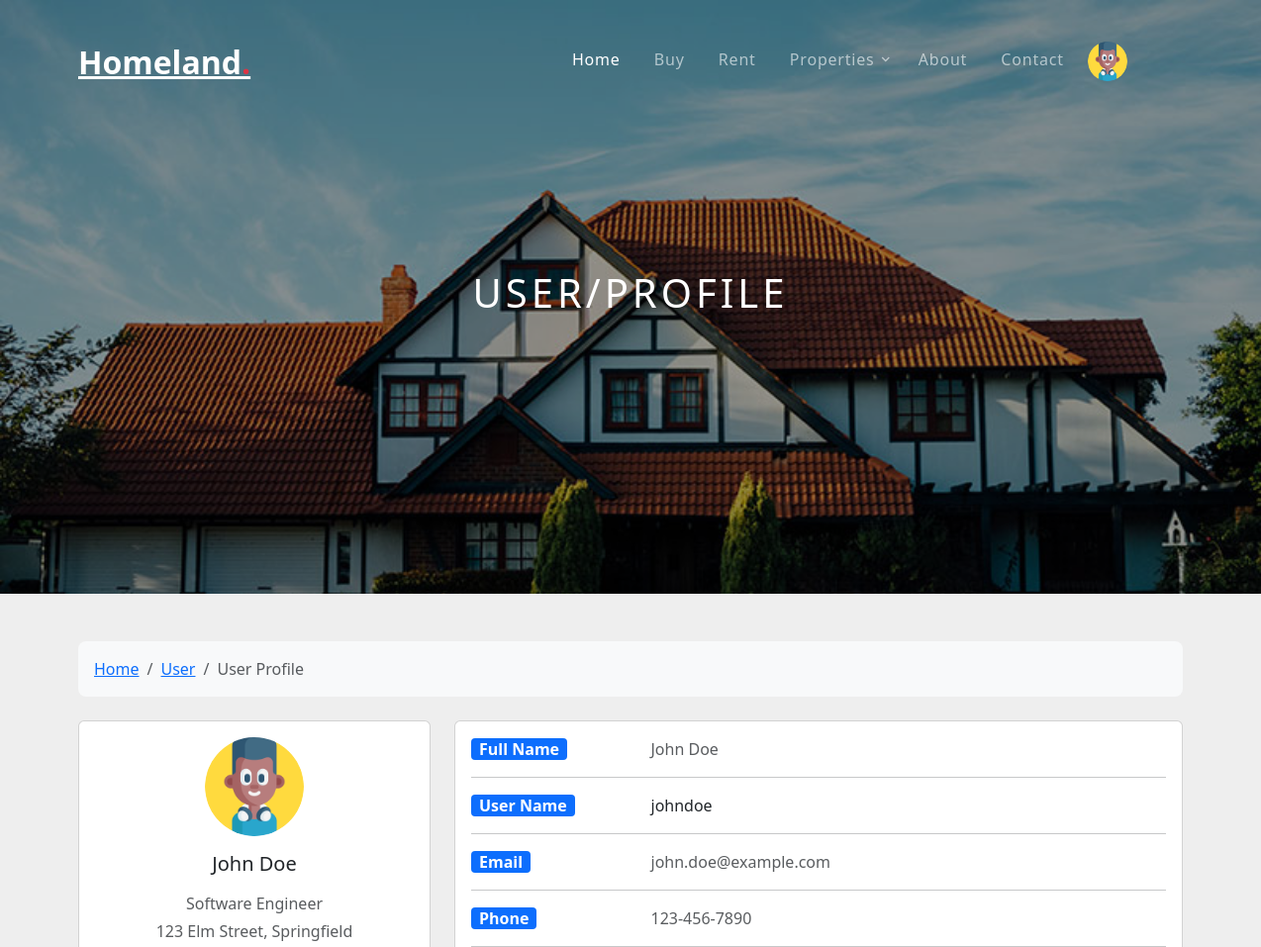
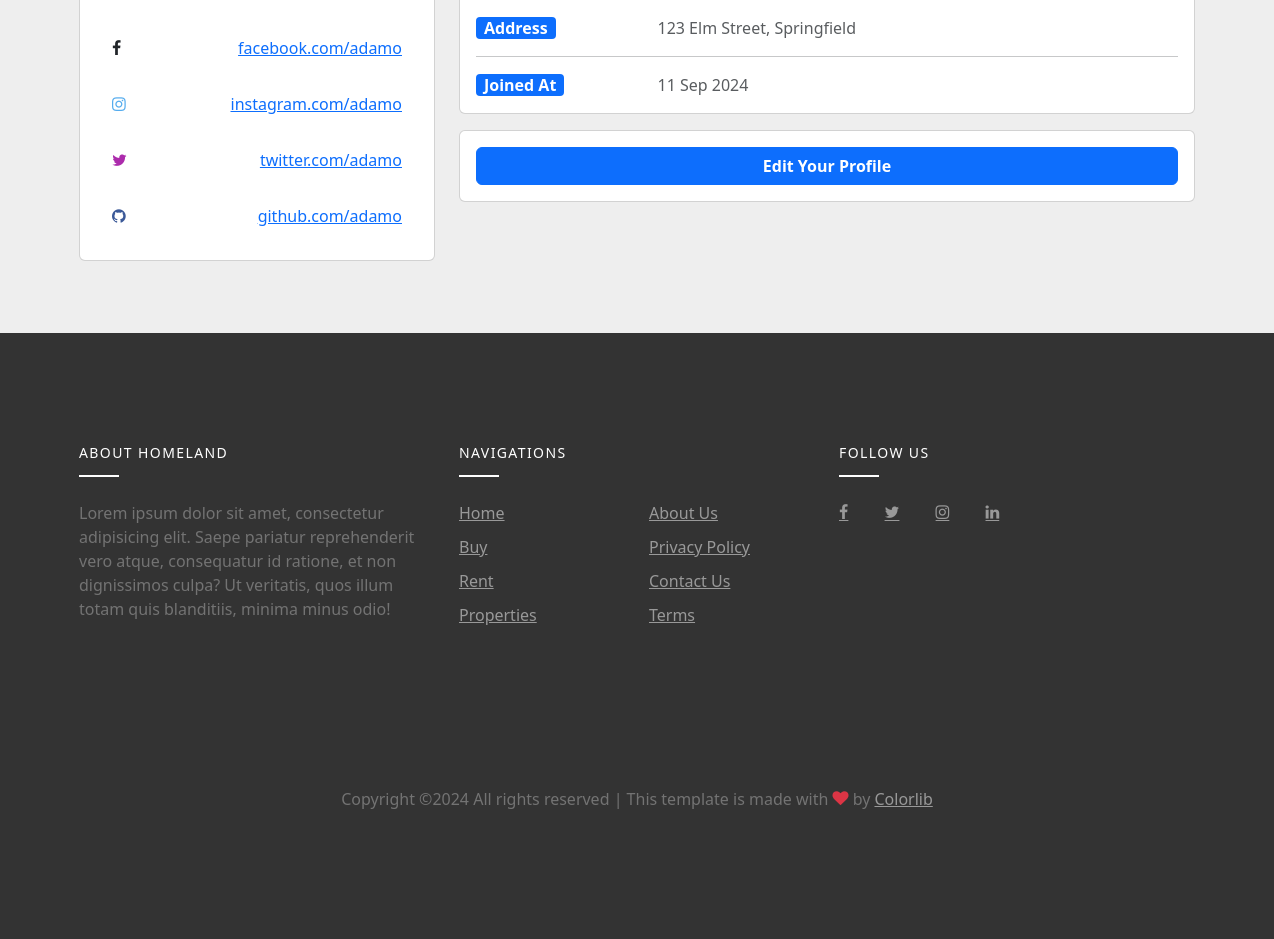
Screenshot of /user/profile.php (signed in) with the database file from the repository (2 pictures, top to bottom).
### tables this page shows
CREATE TABLE IF NOT EXISTS user_details (
    id INT AUTO_INCREMENT PRIMARY KEY,
    user_id INT NOT NULL,
    job VARCHAR(100) DEFAULT NULL,
    facebook VARCHAR(100) DEFAULT NULL UNIQUE,
    instagram VARCHAR(100) DEFAULT NULL UNIQUE,
    twitter VARCHAR(100) DEFAULT NULL UNIQUE,
    github VARCHAR(100) DEFAULT NULL UNIQUE,
    created_at TIMESTAMP DEFAULT CURRENT_TIMESTAMP,
    updated_at TIMESTAMP DEFAULT CURRENT_TIMESTAMP ON UPDATE CURRENT_TIMESTAMP,
    FOREIGN KEY (user_id) REFERENCES users(id) ON DELETE CASCADE
);

### functions/database.php (called while the page is built, shortened)
<?php require_once "C:/xampp/htdocs/Homeland/config/config.php"?>
<?php
    function getUserDetail($userId){
        global $pdo;
        $sql = "SELECT * FROM user_details WHERE user_id = :user_id";
        $stmt = $pdo->prepare($sql);
        $stmt -> bindParam(":user_id", $userId, PDO::PARAM_INT);
        $stmt -> execute();
        return $stmt -> fetch(PDO::FETCH_ASSOC);
    }
?>

### user/profile.php (the view)
<?php require_once "../includes/header.php"?>
<?php
    if (!isset($_SESSION['user'])){
        echo "<script> window.location.href = '".URL()."'</script>";
        exit();
    }
    else
    {
        $user = $_SESSION['user'];
        $userId = $user['id'];
        $userDetails = getUserDetail($userId);
        $facebookURL = isset($userDetails['facebook']) ? $userDetails['facebook'] : '';
        $instagramURL = isset($userDetails['instagram']) ? $userDetails['instagram'] : '';
        $twitterURL = isset($userDetails['twitter']) ? $userDetails['twitter'] : '';
        $githubURL = isset($userDetails['github']) ? $userDetails['github'] : '';
    }
?>
<div class="site-blocks-cover inner-page-cover overlay" style="background-image: url(../assets/images/img_2.jpg);" data-aos="fade" data-stellar-background-ratio="0.5">
    <div class="container">
        <div class="row align-items-center justify-content-center text-center">
            <div class="col-md-10">
            <h1 class="mb-2">User/profile</h1>
            </div>
        </div>
    </div>
</div>
<section style="background-color: #eee;">
    <div class="container py-5">
        <div class="row">
            <div class="col">
                <nav aria-label="breadcrumb" class="bg-body-tertiary rounded-3 p-3 mb-4">
                <ol class="breadcrumb mb-0">
                    <li class="breadcrumb-item"><a href="#">Home</a></li>
                    <li class="breadcrumb-item"><a href="#">User</a></li>
                    <li class="breadcrumb-item active" aria-current="page">User Profile</li>
                </ol>
                </nav>
            </div>
        </div>
        <div class="row">
            <div class="col-lg-4">
                <div class="card mb-4">
                    <div class="card-body text-center">
                        <div>
                            <img
                                src="../assets/uploads/<?=$user['avatar']?>"
                                class="rounded-circle img-fluid"
                                width="100"
                                height="100"
                            >
                            <h5 class="my-3"><?=$user['full_name']?></h5>
                            <p class="text-muted mb-1">
                                <?=@$userDetails['job']?>
                            </p>
                            <p class="text-muted mb-4">
                                <?=$user['address']?>
                            </p>
                        </div>
                        <div>
                            <ul class="list-group list-group-flush rounded-3">
                                    <?php if(!empty($facebookURL)):?>
                                        <li class="list-group-item d-flex justify-content-between align-items-center p-3">
                                            <i class="icon-facebook text-body"></i>
                                            <a href="https://www.<?=$facebookURL?>" class="mb-0">
                                                <?=$facebookURL?>
                                            </a>
                                        </li>
                                    <?php endif;?>
                                    <?php if(!empty($instagramURL)):?>
                                        <li class="list-group-item d-flex justify-content-between align-items-center p-3">
                                            <i class="icon-instagram" style="color: #55acee;"></i>
                                            <a href="https://www.<?=$instagramURL?>" class="mb-0">
                                                <?=$instagramURL?>
                                            </a>
                                        </li>
                                    <?php endif;?>
                                    <?php if(!empty($twitterURL)):?>
                                        <li class="list-group-item d-flex justify-content-between align-items-center p-3">
                                            <i class="icon-twitter" style="color: #ac2bac;"></i>
                                            <a href="https://www.<?=$twitterURL?>" class="mb-0">
                                                <?=$twitterURL?>
                                            </a>
                                        </li>
                                    <?php endif;?>
                                    <?php if(!empty($githubURL)):?>
                                        <li class="list-group-item d-flex justify-content-between align-items-center p-3">
                                            <i class="icon-github" style="color: #3b5998;"></i>
                                            <a href="https://www.<?=$githubURL?>" class="mb-0">
                                                <?=$githubURL?>
                                            </a>
                                        </li>
                                    <?php endif;?>
                            </ul>
                        </div>
                    </div>
                </div>
            </div>
            <div class="col-lg-8">
                <div class="card">
                    <div class="card-body">
                        <div class="row">
                            <div class="col-sm-3">
                                <span class="mb-0 bg-primary text-white font-weight-bold px-2 rounded-1">Full Name</span>
                            </div>
                            <div class="col-sm-9">
                                <p class="text-muted mb-0">
                                    <?=$user['full_name']?>
                                </p>
                            </div>
                        </div>
                        <hr>
                        <div class="row">
                            <div class="col-sm-3">
                                <span class="mb-0 bg-primary text-white font-weight-bold px-2 rounded-1">User Name</span>
                            </div>
                            <div class="col-sm-9">
                                <?=$user['username']?>
                            </div>
                        </div>
                        <hr>
                        <div class="row">
                            <div class="col-sm-3">
                                <span class="mb-0 bg-primary text-white font-weight-bold px-2 rounded-1">Email</span>
                            </div>
                            <div class="col-sm-9">
                                <p class="text-muted mb-0">
                                    <?=$user['email']?>
                                </p>
                            </div>
                        </div>
                        <hr>
                        <div class="row">
                            <div class="col-sm-3">
                                <span class="mb-0 bg-primary text-white font-weight-bold px-2 rounded-1">Phone</span>
                            </div>
                            <div class="col-sm-9">
                                <p class="text-muted mb-0">
                                    <?=$user['phone']?>
                                </p>
                            </div>
                        </div>
                        <hr>
                        <div class="row">
                            <div class="col-sm-3">
                                <span class="mb-0 bg-primary text-white font-weight-bold px-2 rounded-1">Address</span>
                            </div>
                            <div class="col-sm-9">
                                <p class="text-muted mb-0">
                                    <?=$user['address']?>
                                </p>
                            </div>
                        </div>
                        <hr>
                        <div class="row">
                            <div class="col-sm-3">
                                <span class="mb-0 bg-primary text-white font-weight-bold px-2 rounded-1">Joined At</span>
                            </div>
                            <div class="col-sm-9">
                                <p class="text-muted mb-0">
                                    <?php echo date('d M Y', strtotime($user['created_at']))?>
                                </p>
                            </div>
                        </div>
                    </div>
                </div>
                <div class="card mt-3">
                    <div class="card-body w-100">
                        <a href="settings.php" class="btn btn-primary w-100 font-weight-bold text-white">
                            Edit Your Profile
                        </a>
                    </div>
                </div>
            </div>
        </div>
    </div>
</section>
<?php require_once "../includes/footer.php"?>

### assets/css/style.css (style rules this page uses)
body { line-height: 1.7; color: rgba(0, 0, 0, 0.6); font-weight: 400; font-size: 1rem; font-family: "Roboto Mono", SFMono-Regular, Menlo, Monaco, Consolas, "Liberation Mono", "Courier New", monospace; font-family: "Nunito Sans", -apple-system, BlinkMacSystemFont, "Segoe UI", Roboto, "Helvetica Neue", Arial, sans-serif, "Apple Color Emoji", "Segoe UI Emoji", "Segoe UI Symbol", "Noto Color Emoji"; }
a { -webkit-transition: 0.3s all ease; -o-transition: 0.3s all ease; transition: 0.3s all ease; }
.btn { position: relative; top: 0; }
.btn.btn-primary { color: #fff; }
.site-blocks-cover { background-size: cover; background-repeat: no-repeat; background-position: top; }
.site-blocks-cover.overlay { position: relative; }
.site-blocks-cover.overlay:before { position: absolute; content: ""; left: 0; bottom: 0; right: 0; top: 0; background: rgba(0, 0, 0, 0.4); }
.site-blocks-cover, .site-blocks-cover .row { min-height: 600px; height: calc(100vh); }
.site-blocks-cover.inner-page-cover, .site-blocks-cover.inner-page-cover .row { min-height: 600px; height: calc(30vh); }
.site-blocks-cover h1 { font-weight: 900; color: #fff; font-weight: normal; letter-spacing: 0.1em; text-transform: uppercase; }

### rows the page displays
user_details: job "Software Engineer", facebook "facebook.com/adamo", instagram "instagram.com/adamo", twitter "twitter.com/adamo", github "github.com/adamo"

### other values shown
$user['full_name'] "John Doe"
$user['address'] "123 Elm Street, Springfield"
$user['username'] "johndoe"
$user['email'] "john.doe@example.com"
$user['phone'] "123-456-7890"
date('d M Y', strtotime($user['created_at'])) "11 Sep 2024"
